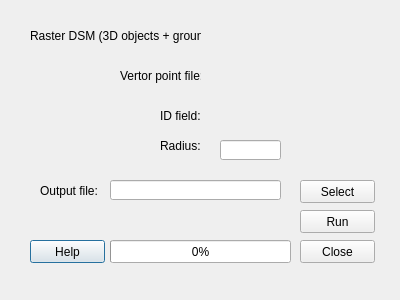
<?xml version="1.0" encoding="UTF-8"?>
<ui version="4.0">
 <class>UAVPreparerDialogBase</class>
 <widget class="QDialog" name="UAVPreparerDialogBase">
  <property name="geometry">
   <rect>
    <x>0</x>
    <y>0</y>
    <width>400</width>
    <height>300</height>
   </rect>
  </property>
  <property name="windowTitle">
   <string>UAVPreparer</string>
  </property>
  <widget class="QPushButton" name="HelpButton">
   <property name="geometry">
    <rect>
     <x>30</x>
     <y>240</y>
     <width>75</width>
     <height>23</height>
    </rect>
   </property>
   <property name="text">
    <string>Help</string>
   </property>
  </widget>
  <widget class="QLabel" name="label">
   <property name="geometry">
    <rect>
     <x>30</x>
     <y>20</y>
     <width>171</width>
     <height>31</height>
    </rect>
   </property>
   <property name="text">
    <string>Raster DSM (3D objects + ground):</string>
   </property>
  </widget>
  <widget class="QLabel" name="label_2">
   <property name="geometry">
    <rect>
     <x>120</x>
     <y>60</y>
     <width>81</width>
     <height>31</height>
    </rect>
   </property>
   <property name="text">
    <string>Vertor point file:</string>
   </property>
  </widget>
  <widget class="QLabel" name="label_3">
   <property name="geometry">
    <rect>
     <x>160</x>
     <y>100</y>
     <width>41</width>
     <height>31</height>
    </rect>
   </property>
   <property name="text">
    <string>ID field:</string>
   </property>
  </widget>
  <widget class="QWidget" name="widgetDSM" native="true">
   <property name="geometry">
    <rect>
     <x>220</x>
     <y>30</y>
     <width>151</width>
     <height>21</height>
    </rect>
   </property>
  </widget>
  <widget class="QWidget" name="widgetPointLayer" native="true">
   <property name="geometry">
    <rect>
     <x>220</x>
     <y>70</y>
     <width>151</width>
     <height>21</height>
    </rect>
   </property>
  </widget>
  <widget class="QWidget" name="widgetField" native="true">
   <property name="geometry">
    <rect>
     <x>220</x>
     <y>110</y>
     <width>151</width>
     <height>21</height>
    </rect>
   </property>
  </widget>
  <widget class="QLabel" name="label_4">
   <property name="geometry">
    <rect>
     <x>40</x>
     <y>180</y>
     <width>61</width>
     <height>21</height>
    </rect>
   </property>
   <property name="text">
    <string>Output file:</string>
   </property>
  </widget>
  <widget class="QLineEdit" name="textOutput">
   <property name="geometry">
    <rect>
     <x>110</x>
     <y>180</y>
     <width>171</width>
     <height>20</height>
    </rect>
   </property>
  </widget>
  <widget class="QProgressBar" name="progressBar">
   <property name="geometry">
    <rect>
     <x>110</x>
     <y>240</y>
     <width>181</width>
     <height>23</height>
    </rect>
   </property>
   <property name="value">
    <number>0</number>
   </property>
  </widget>
  <widget class="QPushButton" name="pushButtonSave">
   <property name="geometry">
    <rect>
     <x>300</x>
     <y>180</y>
     <width>75</width>
     <height>23</height>
    </rect>
   </property>
   <property name="text">
    <string>Select</string>
   </property>
  </widget>
  <widget class="QPushButton" name="RunButton">
   <property name="geometry">
    <rect>
     <x>300</x>
     <y>210</y>
     <width>75</width>
     <height>23</height>
    </rect>
   </property>
   <property name="text">
    <string>Run</string>
   </property>
  </widget>
  <widget class="QPushButton" name="CloseButton">
   <property name="geometry">
    <rect>
     <x>300</x>
     <y>240</y>
     <width>75</width>
     <height>23</height>
    </rect>
   </property>
   <property name="text">
    <string>Close</string>
   </property>
  </widget>
  <widget class="QLabel" name="label_5">
   <property name="geometry">
    <rect>
     <x>160</x>
     <y>130</y>
     <width>41</width>
     <height>31</height>
    </rect>
   </property>
   <property name="text">
    <string>Radius:</string>
   </property>
  </widget>
  <widget class="QLineEdit" name="Radiustext">
   <property name="geometry">
    <rect>
     <x>220</x>
     <y>140</y>
     <width>61</width>
     <height>20</height>
    </rect>
   </property>
  </widget>
 </widget>
 <resources/>
 <connections>
  <connection>
   <sender>CloseButton</sender>
   <signal>clicked()</signal>
   <receiver>UAVPreparerDialogBase</receiver>
   <slot>accept()</slot>
   <hints>
    <hint type="sourcelabel">
     <x>337</x>
     <y>251</y>
    </hint>
    <hint type="destinationlabel">
     <x>199</x>
     <y>149</y>
    </hint>
   </hints>
  </connection>
 </connections>
</ui>
